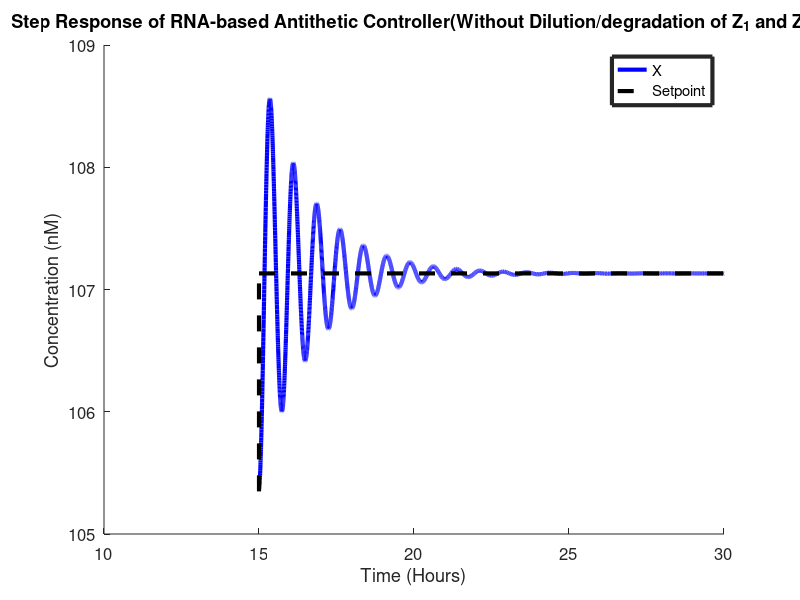

MATLAB code to generate this figure:
function AntitheticsRNAstep
clear; clc; clf;
% This is a model of the antithetic controller where there is a small
% change in the input to plot the step response.
%% Initialising Global Parameters 

global U1;        % Inducer concentration in nM
global U2;        % Inducer concentration in nM
global k_1;      % Maximal rate of of Z1 (mRNA) transcription 
global K_U;      % A binding constant for U mediated induction of Z1 (mRNA) transcription
global gamma_m;  % Degradation rate of mRNA (Z1)
global gamma_s   % Degradation rate of sRNA (Z2)
global theta;    % Annihilation rate of Z1 (mRNA) and Z2 (sRNA)
global k_3;      % Maximal rate of Z2 (sRNA) transcription
global K_X;      % A binding constant for X mediatted induction of Z2 (sRNA) transcription
global k_2;      % Translation rate of X protein
global delta;    % Deradation/dilution rate of X (protein)
global setpoint_1% Steady state value of X for U1
global setpoint_2% Steady state value of X for U2

%% Parameter Values

k_1      = 0.1*60*60;
k_2      = 0.06*60*60;
k_3      = 1.5*60*60;
theta    = 0.025 * 60 * 60;        % Same value as Khammash paper
gamma_m  = 0.0041*60*60*0;   % Set to zero to give integral control. Value taken from Kelly et al NAR
gamma_s  = 0.0008*60*60*0;   % Set to zero to give integral control. Value taken from Kelly et al NAR
K_U      = 178000;           %
K_X      = 2600;             %
delta    = 0.00039*60*60;    % Value taken from Kelly et al NAR
U1       = 250000;
U2       = 260000;
setpoint_1 = ((k_1 * K_X * U1) / ((k_3 * K_U) + (k_3 * U1) - (k_1 * U1)));
setpoint_2 = ((k_1 * K_X * U2) / ((k_3 * K_U) + (k_3 * U2) - (k_1 * U2)));

%% State is [Z1 Z2 X U]
s0       = [0 0 0 U1]; % Initial values of the states in the ODE model 
%% Generate the simulation 
T    = 15;        
ODEFUN   = @AntitheticsRNAstepddt;
[t, S]   = ode45(ODEFUN, [0,T], s0);

S_final = S(end,:);
T1        = 30;
s1        = [S_final(1) S_final(2) S_final(3) U2];
[t1, S1]  = ode45(ODEFUN, [T, T1], s1);


%% Generate Plot Figure
figure(1);
hold on;
set(gca, 'fontsize', 12);
plot(t1, S1(:,3), 'b', 'LineWidth', 3)
plot([T T], [setpoint_1 setpoint_1], 'k--', 'LineWidth', 3)
plot([T T], [setpoint_1 setpoint_2], 'k--', 'LineWidth', 3)
plot([T T1], [setpoint_2 setpoint_2], 'k--', 'LineWidth', 3)


h = zeros(2, 1);
h(1) = plot(NaN,NaN,'b', 'LineWidth', 3);
h(2) = plot(NaN,NaN,'k--', 'LineWidth', 3);
legend(h, 'X', 'Setpoint', 'Location', 'northeast', 'LineWidth', 3);

xlabel('Time (Hours)');
ylabel('Concentration (nM)');
title(["Step Response of RNA-based Antithetic Controller", "(Without Dilution/degradation of Z_1 and Z_2)"]);
hold off;


end

%% Dynamics 
function dS = AntitheticsRNAstepddt(t, S);

global k_1;      % Maximal rate of of Z1 (mRNA) transcription 
global K_U;      % A binding constant for U mediated induction of Z1 (mRNA) transcription
global gamma_m;  % Degradation rate of mRNA (Z1)
global gamma_s   % Degradation rate of sRNA (Z2)
global theta;    % Annihilation rate of Z1 (mRNA) and Z2 (sRNA)
global k_3;      % Maximal rate of Z2 (sRNA) transcription
global K_X;      % A binding constant for X mediatted induction of Z2 (sRNA) transcription
global k_2;      % Translation rate of X protein
global delta;    % Deradation/dilution rate of X (protein)

Z_1 = S(1);
Z_2 = S(2);
X = S(3);
U = S(4);


dZ_1dt = ((k_1 * U)/(K_U + U)) - (gamma_m * Z_1) - (theta * Z_1 * Z_2);
dZ_2dt = ((k_3 * X)/(K_X + X)) - (gamma_s * Z_2) - (theta * Z_1 * Z_2);
dXdt   = (k_2 * Z_1) - (delta * X);
dUdt   = 0;

dS = [dZ_1dt; dZ_2dt; dXdt; dUdt];

end